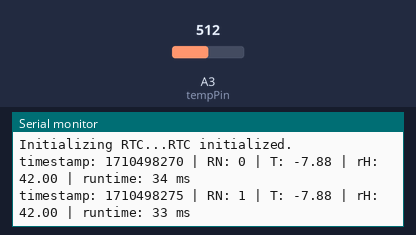
A sketch run on a simulated Arduino Uno, built with avr-gcc and run on an emulated ATmega328P. On the bench: the last lines printed to the serial monitor. The test bench sets the inputs (shaded band); at power-on: A3 (tempPin) = 512. The local clock reads 2024-03-15 10:24:30 at power-on unless the sketch sets it; storage starts empty.

Above: at 5.9 s.
6.0 s: A3 (tempPin) set to 716
At 11.3 s:
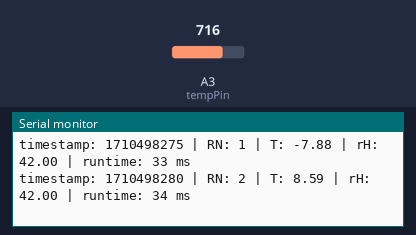
12.1 s: A3 (tempPin) set to 900
At 15.9 s:
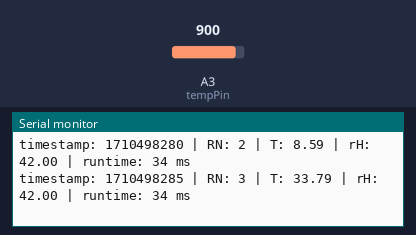
Timing chart, 0 to 17.4 s (numbered marks = the images above; inputs shaded):
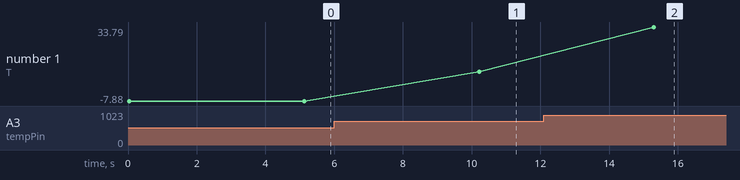

The sketch:

logger_test.ino
```cpp
#include <SPI.h>
#include "SdFat.h"
#include "TimeLib.h"
#include "RTClib.h"
#include "LowPower.h"

/* # # # INTERVAL TIMER
   wire GND:GND, VCC:VCC, SDA:4, SCL:5
*/
RTC_DS3231 RTC;
byte DS3231_PowerPin = 7;
const int32_t interval = 5;
uint32_t uTime;
uint32_t lastTime = 0;

/* # # # SD CARD
   wire CS:8, MOSI:11, VCC:VCC, CLK:13, GND:GND, MISO:12
*/
byte SD_PowerPin = 6;
const uint32_t fileSize = 100000; //number of records in ring memory
uint32_t filePointer = 0;
const uint16_t chipSelect = 2;
SdFat sd;
SdFile dataFile;
#define error(msg) sd.errorHalt(F(msg));

/* # # # DATA
   DHT: wire VCC:VCC, SIGNAL:3, GND:GND
*/
byte tempPin = 3;
uint32_t recordnumber = 0;
float Vin = 3.3;
float R1 = 10000;
struct datastore {
  uint32_t unixts;
  uint32_t recn;
  float temp;
  float relh;
};


/* # # # SETUP
   ...
*/
void setup() {

  pinMode(DS3231_PowerPin, OUTPUT);
  pinMode(SD_PowerPin, OUTPUT);
  digitalWrite(SD_PowerPin, LOW);

  // Open serial communications and wait for port to open:
  Serial.begin(9600);
  while (!Serial) {
    ; // wait for serial port to connect. Needed for native USB port only
  }

  //initialize DS3231
  Serial.print("Initializing RTC...");
  digitalWrite(DS3231_PowerPin, HIGH);

  if (! RTC.begin()) {
    Serial.println("Couldn't find RTC");
    while (1); //DO SOMETHING MORE MEANINGFUL HERE
  }

  if (RTC.lostPower()) {
    Serial.println("RTC lost power, lets set the time!");
    RTC.adjust(DateTime(F(__DATE__), F(__TIME__)));
  }

  DateTime now = RTC.now();

  digitalWrite(DS3231_PowerPin, LOW);

  //sync internal time with RTC
  setTime(now.hour(), now.minute(), now.second(), now.day(), now.month(), now.year());

  Serial.println("RTC initialized.");

  Serial.flush();

}

/* # # # MAIN PROGRAM
   ...
*/
void loop() {

 //get time from RTC
  digitalWrite(DS3231_PowerPin, HIGH);
  DateTime now = RTC.now();
  digitalWrite(DS3231_PowerPin, LOW);
  uTime = now.unixtime();

  //check time
  if (uTime - lastTime >= interval and uTime % interval == 0) {
    uint32_t t0;
    t0 = millis();

    lastTime = uTime;

    //create data structure
    struct datastore myData;
    myData.unixts = now.unixtime();
    myData.recn = recordnumber;

    //measure temperature
    float raw, R2;
    raw = analogRead(tempPin);
    if (raw) {
      R2 = R1 * ((Vin / ((raw * Vin) / 1024.0)) - 1);
      myData.temp = 0.0101 * pow(log(R2),4) - 0.4294 * pow(log(R2),3) + 7.8115 * pow(log(R2),2) - 84.745 * log(R2) + 372.81;
    }

    myData.relh = 42;
    recordnumber++;


    Serial.print("timestamp: " + String(myData.unixts) + " | RN: " + String(myData.recn) + " | T: " + String(myData.temp) + " | rH: " + String(myData.relh));

    digitalWrite(SD_PowerPin, HIGH);


    if (!sd.begin(chipSelect, SPI_HALF_SPEED)) {
      Serial.print(" | SD card not available");
      //sd.initErrorHalt();
    } else {

      //open file for write
      if (dataFile.open("bindata.dat", O_RDWR | O_CREAT | O_AT_END)) {

        //set pointer to write data
        dataFile.seekSet(filePointer);

        //write data to sd card
        dataFile.write((const uint8_t *)&myData, sizeof(myData));
        dataFile.close();

        filePointer +=  sizeof(myData);

        //if max size of ring memory reached, jump back to zero
        if (filePointer >= sizeof(myData)*fileSize) {
          Serial.print(" | max file size reached...starting over ring memory!");
          filePointer = 0;
        }

        //Serial.println("done!");
      } else {
         Serial.print(" | error opening file");
      }
    }
   digitalWrite(SD_PowerPin, LOW);

    Serial.println(" | runtime: " + String(millis() - t0) + " ms");
    Serial.flush();
  }


  LowPower.powerDown(SLEEP_1S, ADC_OFF, BOD_OFF);

}
```

Measured:
- after the input at 6.0 s, the serial monitor: prints a new line after 4.2 s (image 1)
- after the input at 12.1 s, the serial monitor: prints a new line after 3.2 s (image 2)
- plotted number 1: -7.88 → 8.59 after the input at 6.0 s, 8.59 → 33.79 after the input at 12.1 s
